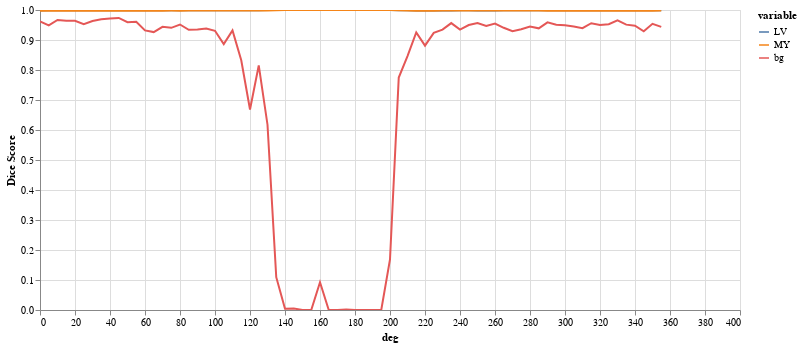

This figure's notebook cell:
### Code cell
results_specificity = eval_rotation_series(img(), trueMask(), trainedModel, components=['bg','LV','MY'], eval_function=specificity_by_component)
plot_specificity = plot_eval_series(results_specificity, value_vars=['bg','LV','MY'])
plot_specificity

### Figure 1 — Vega-Lite specification as saved in the notebook (floating-point values rounded to 4 significant figures; data arrays with more than 128 entries replaced by an {"elided": "..."} marker saying what was removed)
{"config": {"view": {"continuousWidth": 400, "continuousHeight": 300}}, "data": {"name": "data-c96baaca261aa012fb43202b8938500f"}, "mark": "line", "encoding": {"color": {"field": "variable", "type": "nominal"}, "tooltip": {"field": "Dice Score", "type": "quantitative"}, "x": {"field": "deg", "type": "quantitative"}, "y": {"field": "Dice Score", "type": "quantitative"}}, "height": 300, "selection": {"selector011": {"type": "interval", "bind": "scales", "encodings": ["x", "y"]}}, "width": 700, "$schema": "https://vega.github.io/schema/vega-lite/v4.17.0.json", "datasets": {"data-c96baaca261aa012fb43202b8938500f": {"elided": "216 records"}}}
